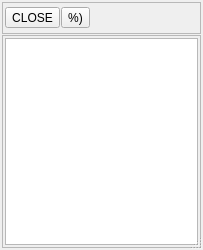
<?xml version="1.0" encoding="UTF-8"?>
<ui version="4.0">
 <class>topviewplotdlg</class>
 <widget class="QDialog" name="topviewplotdlg">
  <property name="geometry">
   <rect>
    <x>0</x>
    <y>0</y>
    <width>203</width>
    <height>250</height>
   </rect>
  </property>
  <property name="windowTitle">
   <string>qwt plots list</string>
  </property>
  <property name="sizeGripEnabled">
   <bool>true</bool>
  </property>
  <layout class="QVBoxLayout" name="verticalLayout">
   <property name="spacing">
    <number>1</number>
   </property>
   <property name="leftMargin">
    <number>2</number>
   </property>
   <property name="topMargin">
    <number>2</number>
   </property>
   <property name="rightMargin">
    <number>2</number>
   </property>
   <property name="bottomMargin">
    <number>2</number>
   </property>
   <item>
    <widget class="QFrame" name="btnframe">
     <property name="sizePolicy">
      <sizepolicy hsizetype="Preferred" vsizetype="Maximum">
       <horstretch>0</horstretch>
       <verstretch>0</verstretch>
      </sizepolicy>
     </property>
     <property name="minimumSize">
      <size>
       <width>0</width>
       <height>32</height>
      </size>
     </property>
     <property name="frameShape">
      <enum>QFrame::StyledPanel</enum>
     </property>
     <property name="frameShadow">
      <enum>QFrame::Raised</enum>
     </property>
     <layout class="QHBoxLayout" name="horizontalLayout">
      <property name="spacing">
       <number>1</number>
      </property>
      <property name="leftMargin">
       <number>2</number>
      </property>
      <property name="topMargin">
       <number>2</number>
      </property>
      <property name="rightMargin">
       <number>2</number>
      </property>
      <property name="bottomMargin">
       <number>2</number>
      </property>
      <item>
       <widget class="QToolButton" name="tbClosePlots">
        <property name="text">
         <string>CLOSE</string>
        </property>
       </widget>
      </item>
      <item>
       <widget class="QToolButton" name="toolButton_2">
        <property name="text">
         <string>%)</string>
        </property>
       </widget>
      </item>
      <item>
       <spacer name="horizontalSpacer">
        <property name="orientation">
         <enum>Qt::Horizontal</enum>
        </property>
        <property name="sizeHint" stdset="0">
         <size>
          <width>103</width>
          <height>20</height>
         </size>
        </property>
       </spacer>
      </item>
     </layout>
    </widget>
   </item>
   <item>
    <widget class="QFrame" name="viewframe">
     <property name="frameShape">
      <enum>QFrame::StyledPanel</enum>
     </property>
     <property name="frameShadow">
      <enum>QFrame::Raised</enum>
     </property>
     <layout class="QVBoxLayout" name="verticalLayout_2">
      <property name="spacing">
       <number>1</number>
      </property>
      <property name="leftMargin">
       <number>2</number>
      </property>
      <property name="topMargin">
       <number>2</number>
      </property>
      <property name="rightMargin">
       <number>2</number>
      </property>
      <property name="bottomMargin">
       <number>2</number>
      </property>
      <item>
       <widget class="QTreeView" name="tv"/>
      </item>
     </layout>
    </widget>
   </item>
  </layout>
 </widget>
 <resources/>
 <connections/>
</ui>
